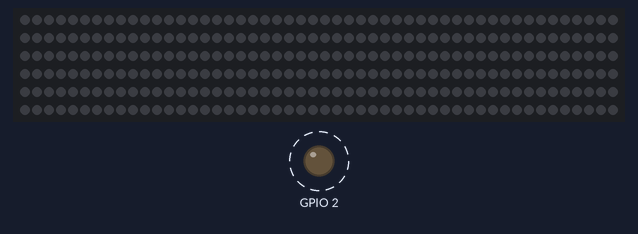
Recording of a sketch running on a simulated ESP8266 (NodeMCU). Parts: 300 RGB LEDs in strip order, left to right, continuing on the next row, output pins drawn as LEDs (lit = HIGH). Dashed ring = blinking. WiFi joins after 1.5 s; servers stay silent unless stated; what the sketch prints to the serial monitor is not drawn.

Above: at 2.7 s.
Timing chart, 0 to 5.0 s (numbered marks = the images above):
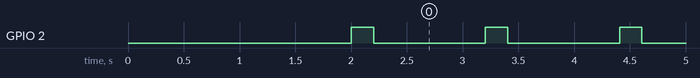

Measured:
- by itself, GPIO 2: alternates HIGH for 0.20 s and LOW for 1.0 s

The sketch:

esp_wifi_check.ino
```cpp
#include "ESP8266WiFi.h"
#include <Adafruit_NeoPixel.h>

// server address and port
WiFiClient client;
const IPAddress server(10,0,0,194);
const int httpPort = 12345;
// wifi name and password
const char* ssid = "Panic In DC    <(O.O)>";
const char* password = "12345678";
// led info
#define BUTTON_PIN  5
#define LED_PIN     4
#define LED_COUNT  300
#define BRIGHTNESS 150 // 0-255
Adafruit_NeoPixel strip(LED_COUNT, LED_PIN, NEO_GRB + NEO_KHZ800);
String response;
int r, g, b;
int clicks = 0;
// end of led info
void setup() {
  pinMode(LED_BUILTIN, OUTPUT);     // Initialize the LED_BUILTIN pin as an output
  pinMode(BUTTON_PIN, INPUT);
  // put your setup code here, to run once:
  Serial.begin(115200);
  WiFi.begin(ssid, password);
  WiFi.mode(WIFI_STA);
  while(WiFi.status() != WL_CONNECTED){
    Serial.print(".");
    delay(1000);
    yield();
  }
  Serial.println("Connected to Wifi.");
  strip.begin(); // mandatory
  strip.clear(); // clear all leds
  strip.setBrightness(BRIGHTNESS);
  digitalWrite(LED_BUILTIN, HIGH); // led off
}

void loop() {
  // Send message
//  String response;
  if (client.connect(server,httpPort) && client){ // tries to connect to server
    digitalWrite(LED_BUILTIN, LOW); // led on when connected to server
    Serial.println("Client Connected to Server.");
    client.print("What Color?");    // send message to server
    response = client.readString(); // store received msg in 'response'
    //Serial.println(response);
    const char* input = response.c_str(); // input needs to be const char* for sscanf
    // terminate signal
    client.print("exit");
    digitalWrite(LED_BUILTIN, HIGH); // led off
    // flood leds with new color
    if(sscanf(input, "%d %d %d", &r, &g, &b) == 3 ){
      Serial.print("starting led strip: ");
      Serial.println(input);
      for(int i=0;i<LED_COUNT;i++){
        strip.setPixelColor(i, strip.Color(r, g, b));
        strip.show();
        delay(10);
      }
    }
  }
  else{

    if(WiFi.status() != WL_CONNECTED){ // if not connected to wifi
      ESP.restart(); // restart
    }
  }
}
void blue(){
  for(int i=0;i<LED_COUNT;i++){
    strip.setPixelColor(i, strip.Color(0, 0, 200));
    strip.show();
    delay(10);
  }
}
```
